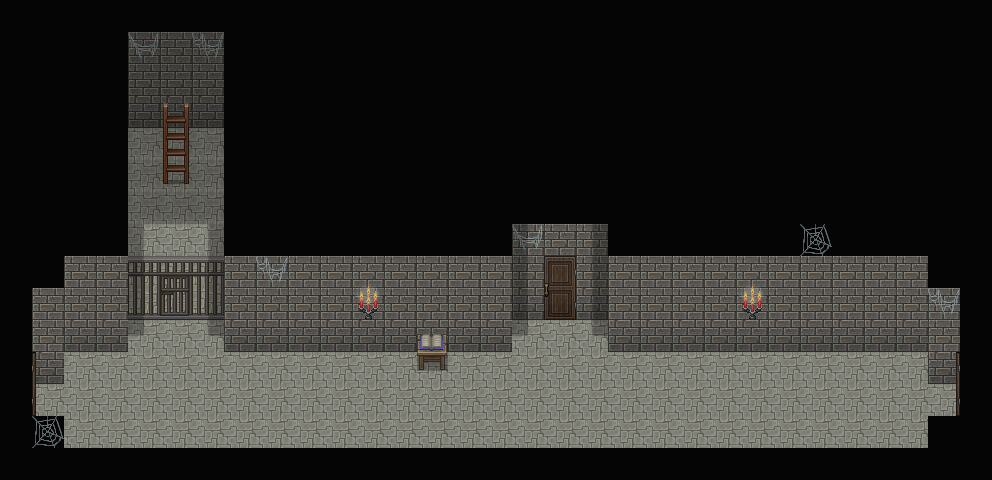

This game map was drawn from its Tiled (.tmx) file and the tilesets committed beside it. A one-line description and the trimmed map source follow:
An orthogonal 31x15 tile map with 32x32 px tiles, 16 tile layers (壁周り, 床, 壁, 明かり(l, ...), 10 tilesets.

<map version="1.10" tiledversion="1.11.2" orientation="orthogonal" renderorder="right-down" width="31" height="15" tilewidth="32" tileheight="32" infinite="0" nextlayerid="17" nextobjectid="1">
 <tileset firstgid="1" source="black.tsx" />
 <tileset firstgid="2" source="Ruin-F.tsx" />
 <tileset firstgid="258" source="EuropeanI-B01.tsx" />
 <tileset firstgid="514" source="ModernI-A501.tsx" />
 <tileset firstgid="642" source="BlackMagic02.tsx" />
 <tileset firstgid="690" source="Door.tsx" />
 <tileset firstgid="702" source="Bridge1-F.tsx" />
 <tileset firstgid="958" source="save.tsx" />
 <tileset firstgid="982" source="Cave1-MineC.tsx" />
 <tileset firstgid="1238" source="SC-Door-Pri01.tsx" />
 <layer id="1" name="壁周り" width="31" height="15" locked="1">
  <data>[465 cells, 271 non-empty, 1 distinct tile ids]</data>
 </layer>
 <layer id="2" name="床" width="31" height="15" locked="1">
  <data>[465 cells, 107 non-empty, 1 distinct tile ids]</data>
 </layer>
 <layer id="3" name="壁" width="31" height="15" locked="1">
  <data>[465 cells, 85 non-empty, 2 distinct tile ids]</data>
 </layer>
 <layer id="6" name="明かり(l" width="31" height="15" locked="1">
  <data>[465 cells, 2 non-empty, 2 distinct tile ids]</data>
 </layer>
 <layer id="16" name="明かり(l" width="31" height="15" locked="1">
  <data>[465 cells, 2 non-empty, 2 distinct tile ids]</data>
 </layer>
 <layer id="9" name="ドア3" width="31" height="15" locked="1">
  <data>[465 cells, 2 non-empty, 2 distinct tile ids]</data>
 </layer>
 <layer id="8" name="ドア2" width="31" height="15" locked="1">
  <data>[465 cells, 2 non-empty, 2 distinct tile ids]</data>
 </layer>
 <layer id="7" name="ドア1" width="31" height="15" locked="1">
  <data>[465 cells, 2 non-empty, 2 distinct tile ids]</data>
 </layer>
 <layer id="11" name="蜘蛛の巣" width="31" height="15" locked="1">
  <data>[465 cells, 7 non-empty, 3 distinct tile ids]</data>
 </layer>
 <layer id="14" name="牢" width="31" height="15" locked="1">
  <data>[465 cells, 2 non-empty, 2 distinct tile ids]</data>
 </layer>
 <layer id="15" name="牢(m" width="31" height="15" locked="1">
  <data>[465 cells, 4 non-empty, 4 distinct tile ids]</data>
 </layer>
 <layer id="10" name="影2" width="31" height="15" locked="1">
  <data>[465 cells, 34 non-empty, 4 distinct tile ids]</data>
 </layer>
 <layer id="12" name="木の台" width="31" height="15" locked="1">
  <data>[465 cells, 2 non-empty, 2 distinct tile ids]</data>
 </layer>
 <layer id="4" name="梯子" width="31" height="15" locked="1">
  <data>[465 cells, 3 non-empty, 3 distinct tile ids]</data>
 </layer>
 <layer id="13" name="セーブ" width="31" height="15" locked="1">
  <data>[465 cells, 1 non-empty, 1 distinct tile ids]</data>
 </layer>
 <layer id="5" name="影" width="31" height="15" locked="1" opacity="0.23">
  <data>[465 cells, 465 non-empty, 1 distinct tile ids]</data>
 </layer>
</map>
